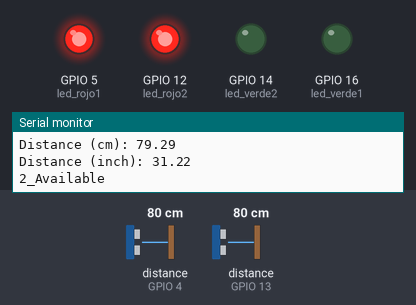
Simulated run of this sketch. Board: ESP8266 (NodeMCU). Parts: output pins drawn as LEDs (lit = HIGH), the last lines printed to the serial monitor. Wiring (inferred from the names in the program): 2 × ultrasonic range finder: trigger GPIO 0, echo GPIO 4 / trigger GPIO 2, echo GPIO 13. The inputs (shaded band) are chosen by the test bench; at power-on: distance to the obstacle (sensors on GPIO 4, GPIO 13) 80 cm. The echo pulse lasts 58.3 µs per cm; WiFi joins after 1.5 s; servers stay silent unless stated; pins used as bus, display or sensor lines are not drawn.

Above: at 2.7 s.
2.8 s: distance to the obstacle (sensor on GPIO 4) set to 12 cm
4.6 s: distance to the obstacle (sensor on GPIO 4) set to 9 cm
At 6.7 s:
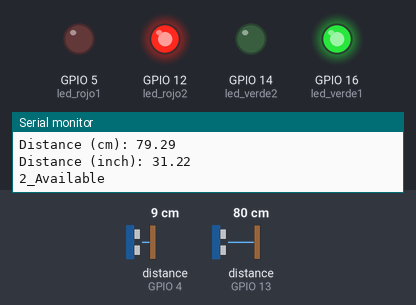
7.0 s: distance to the obstacle (sensor on GPIO 13) set to 12 cm
9.5 s: distance to the obstacle (sensor on GPIO 13) set to 9 cm
At 12.0 s:
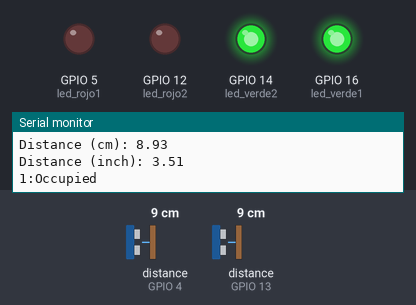
12.4 s: distance to the obstacle (sensor on GPIO 4) set to 18 cm
At 14.6 s:
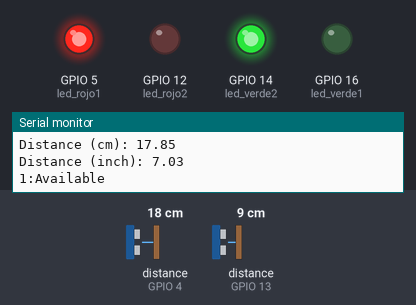
14.9 s: distance to the obstacle (sensor on GPIO 4) set to 2 cm
At 16.9 s:
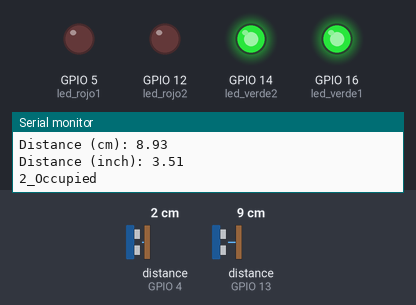
Timing chart, 0 to 18.4 s (numbered marks = the images above; inputs shaded):
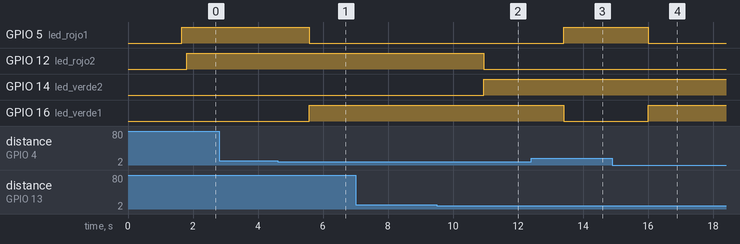

The sketch:

entrada_salida_sensor.ino
```cpp
#include <ESP8266WiFi.h>   //node mcu


#include "FirebaseESP8266.h"


//Firebase settings
 #define project "parkiate-ki-default-rtdb.firebaseio.com"
#define secret "zofO8ckeIRWjFSqMT92wgNcPCUgXfkyyICunMnKH"

#define ssid "Le Sserafim"
#define password "579!!Oo296"


FirebaseData data_park;

//Sensor1
const int trigPin1 = 0;
const int echoPin1 = 4;
const int led_verde1 = 16;
const int led_rojo1=5;

//Sensor2
const int trigPin2 = 2;
const int echoPin2 = 13;
const int led_verde2 = 14;
const int led_rojo2=12 ;

/*
const int trigPin3 = 14;
const int echoPin3 = 12;

const int trigPin4= 13;
const int echoPin4 = 15;


//const int trigPin5= 3;
//const int echoPin5 = 1;
*/
/*

{

        "-N-z1WyD84Z1_hHh4nkQ": {

        },
        "-N02aeTREkypDcfEQ8Ch": {

        },
        "-N02alg3lI1WRKBLKyWt": {

        },
        "-N02bNZNPsszn9wekk32": {

        },
        "-N02bSTo1QKk2_q4nAl5": {

        }
    }
}


*/


//Peticion /Parking_Status/id_parqueo/id_slot/estado
//Ejemplo:/Parking_Status/-Mq73KmXyn-fx7tlnIQn/-N-t_vx07IoxzsBpIURf/estado


//Id del parqueo

const String id_parqueo="-Mq73KmXyn-fx7tlnIQn";


// Id de los slots

//String id1= "-N-z1WyD84Z1_hHh4nkQ";

String id1= "sensor1";
String id2= "sensor2";


/*
String id2="-N02aeTREkypDcfEQ8Ch";

String id3 = "-N02alg3lI1WRKBLKyWt";

String id4= "-N02bNZNPsszn9wekk32";*/

//String id5= "-N02bSTo1QKk2_q4nAl5";

// Rutas para cambiar el valor   : /Parking_Status/parqueo1/p1

String doc1= "/Parking_Status/"+id_parqueo+"/"+id1+"/estado";

String doc2= "/Parking_Status/"+id_parqueo+"/"+id2+"/estado";
/*
String doc3= "/Parking_Status/"+id_parqueo+"/"+id3+"/estado";

String doc4= "/Parking_Status/"+id_parqueo+"/"+id4+"/estado";*/

//String doc5= "/Parking_Status/"+id_parqueo+"/"+id5+"/estado";


//define sound velocity in cm/uS
#define SOUND_VELOCITY 0.034
#define CM_TO_INCH 0.393701

long duration1;
float distanceCm1;
float distanceInch1;


long duration2;
float distanceCm2;
float distanceInch2;
/*
long duration3;
float distanceCm3;
float distanceInch3;

long duration4;
float distanceCm4;
float distanceInch4;


long duration5;
float distanceCm5;
float distanceInch5;*/


void setup() {
  Serial.begin(115200); // Starts the serial communication
  pinMode(trigPin1, OUTPUT); // Sets the trigPin as an Output
  pinMode(echoPin1, INPUT); // Sets the echoPin as an Input

  pinMode(led_verde1, OUTPUT); // Sets the echoPin as an Input

    pinMode(led_rojo1, OUTPUT); // Sets the echoPin as an Input


    pinMode(trigPin2, OUTPUT); // Sets the trigPin as an Output
  pinMode(echoPin2, INPUT); // Sets the echoPin as an Input*/

  pinMode(led_verde2, OUTPUT); // Sets the echoPin as an Input

      pinMode(led_rojo2, OUTPUT); // Sets the echoPin as an Input


  /*
    pinMode(trigPin3, OUTPUT); // Sets the trigPin as an Output
  pinMode(echoPin3, INPUT);

      pinMode(trigPin4, OUTPUT); // Sets the trigPin as an Output
  pinMode(echoPin4, INPUT);*/

  //    pinMode(trigPin5, OUTPUT); // Sets the trigPin as an Output
 // pinMode(echoPin5, INPUT);


   WiFi.begin(ssid,password);
  while(WiFi.status() != WL_CONNECTED)
  {
    delay(100);
    Serial.print(".");
  }

  Firebase.begin(project,secret);

}

void loop() {
  // Clears the trigPin
  digitalWrite(trigPin1, LOW);
  delayMicroseconds(2);
  // Sets the trigPin on HIGH state for 10 micro seconds
  digitalWrite(trigPin1, HIGH);
  delayMicroseconds(10);
  digitalWrite(trigPin1, LOW);

  // Reads the echoPin, returns the sound wave travel time in microseconds
  duration1 = pulseIn(echoPin1, HIGH);

  // Calculate the distance
  distanceCm1 = duration1 * SOUND_VELOCITY/2;

  // Convert to inches
  distanceInch1 = distanceCm1 * CM_TO_INCH;

  // Prints the distance on the Serial Monitor
  Serial.print("Distance (cm): ");
  Serial.println(distanceCm1);
  Serial.print("Distance (inch): ");
  Serial.println(distanceInch1);

      //Firebase.setFloat("distance", distancecm);

          //Firebase.setFloat(data_park,"/Parking_Status/espacio1", distanceCm );  // send string to firebase


    if (distanceCm1 < 10) {                      //if distance is less than 6cm then on led
        Serial.println("1:Occupied ");
                  Firebase.setBool(data_park,doc1, true );  // send bool to firebase

                  digitalWrite(led_verde1,HIGH);
                                     digitalWrite(led_rojo1,LOW);

  }

  else{                        //if distance is greater than 6cm then off led
        Serial.println("1:Available ");

                  Firebase.setBool(data_park,doc1, false );  // send bool to firebase

                                    digitalWrite(led_verde1,LOW);
                                                                         digitalWrite(led_rojo1,HIGH);


  }


    digitalWrite(trigPin2, LOW);
  delayMicroseconds(2);
  // Sets the trigPin on HIGH state for 10 micro seconds
  digitalWrite(trigPin2, HIGH);
  delayMicroseconds(10);
  digitalWrite(trigPin2, LOW);

  // Reads the echoPin, returns the sound wave travel time in microseconds
  duration2 = pulseIn(echoPin2, HIGH);

  // Calculate the distance
  distanceCm2 = duration2 * SOUND_VELOCITY/2;

  // Convert to inches
  distanceInch2 = distanceCm2 * CM_TO_INCH;

  // Prints the distance on the Serial Monitor
  Serial.print("Distance (cm): ");
  Serial.println(distanceCm2);
  Serial.print("Distance (inch): ");
  Serial.println(distanceInch2);

      //Firebase.setFloat("distance", distancecm);

          //Firebase.setFloat(data_park,doc2, distanceCm );  // send bool to firebase


    if (distanceCm2 < 10) {                      //if distance is less than 6cm then on led
        Serial.println("2_Occupied ");
                  Firebase.setBool(data_park,doc2, true );  // send bool to firebase
  digitalWrite(led_verde2,HIGH);
                                     digitalWrite(led_rojo2,LOW);


  }

 else {                        //if distance is greater than 6cm then off led
        Serial.println("2_Available ");

                  Firebase.setBool(data_park,doc2, false );  // send bool to firebase

        digitalWrite(led_verde2,LOW);
                                                                         digitalWrite(led_rojo2,HIGH);

  }


 // delay(1000);


/*
    digitalWrite(trigPin3, LOW);
  delayMicroseconds(2);
  // Sets the trigPin on HIGH state for 10 micro seconds
  digitalWrite(trigPin3, HIGH);
  delayMicroseconds(10);
  digitalWrite(trigPin3, LOW);

  // Reads the echoPin, returns the sound wave travel time in microseconds
  duration3 = pulseIn(echoPin3, HIGH);

  // Calculate the distance
  distanceCm3 = duration3 * SOUND_VELOCITY/2;

  // Convert to inches
  distanceInch3 = distanceCm3 * CM_TO_INCH;

  // Prints the distance on the Serial Monitor
  Serial.print("Distance (cm): ");
  Serial.println(distanceCm3);
  Serial.print("Distance (inch): ");
  Serial.println(distanceInch3);

      //Firebase.setFloat("distance", distancecm);

          //Firebase.setFloat(data_park,doc2, distanceCm );  // send bool to firebase


    if (distanceCm3 < 10) {                      //if distance is less than 6cm then on led
        Serial.println("3_Occupied ");
                  Firebase.setBool(data_park,doc3, false );  // send bool to firebase

  }

  if (distanceCm3 > 10) {                        //if distance is greater than 6cm then off led
        Serial.println("3_Available ");

                  Firebase.setBool(data_park,doc3, true );  // send bool to firebase

  }


  digitalWrite(trigPin4, LOW);
  delayMicroseconds(2);
  // Sets the trigPin on HIGH state for 10 micro seconds
  digitalWrite(trigPin4, HIGH);
  delayMicroseconds(10);
  digitalWrite(trigPin4, LOW);

  // Reads the echoPin, returns the sound wave travel time in microseconds
  duration4 = pulseIn(echoPin4, HIGH);

  // Calculate the distance
  distanceCm4 = duration4 * SOUND_VELOCITY/2;

  // Convert to inches
  distanceInch4 = distanceCm4 * CM_TO_INCH;

  // Prints the distance on the Serial Monitor
  Serial.print("Distance (cm): ");
  Serial.println(distanceCm4);
  Serial.print("Distance (inch): ");
  Serial.println(distanceInch4);

      //Firebase.setFloat("distance", distancecm);

          //Firebase.setFloat(data_park,doc2, distanceCm );  // send bool to firebase


    if (distanceCm4 < 10) {                      //if distance is less than 6cm then on led
        Serial.println("4_Occupied ");
                  Firebase.setBool(data_park,doc4, false );  // send bool to firebase

  }

  if (distanceCm4 > 10) {                        //if distance is greater than 6cm then off led
        Serial.println("4_Available ");

                  Firebase.setBool(data_park,doc4, true );  // send bool to firebase

  }*/

  /*
  digitalWrite(trigPin5, LOW);
  delayMicroseconds(2);
  // Sets the trigPin on HIGH state for 10 micro seconds
  digitalWrite(trigPin5, HIGH);
  delayMicroseconds(10);
  digitalWrite(trigPin5, LOW);

  // Reads the echoPin, returns the sound wave travel time in microseconds
  duration5 = pulseIn(echoPin5, HIGH);

  // Calculate the distance
  distanceCm5 = duration5 * SOUND_VELOCITY/2;

  // Convert to inches
  distanceInch5 = distanceCm5 * CM_TO_INCH;

  // Prints the distance on the Serial Monitor
  Serial.print("Distance (cm): ");
  Serial.println(distanceCm5);
  Serial.print("Distance (inch): ");
  Serial.println(distanceInch5);

      //Firebase.setFloat("distance", distancecm);

          //Firebase.setFloat(data_park,doc2, distanceCm );  // send bool to firebase


    if (distanceCm5 < 10) {                      //if distance is less than 6cm then on led
        Serial.println("5_Occupied ");
                  Firebase.setBool(data_park,doc5, false );  // send bool to firebase

  }

  if (distanceCm5 > 10) {                        //if distance is greater than 6cm then off led
        Serial.println("5_Available ");

                  Firebase.setBool(data_park,doc5, true );  // send bool to firebase

  }

*/

  delay(1000);


}


/*
//#include <LiquidCrystal.h>


#include "FirebaseESP8266.h"
#include <ESP8266WiFi.h>

#include <Servo.h>
#include <LiquidCrystal_I2C.h>
#include <Wire.h>


#define FIREBASE_HOST "parkiate-ki-default-rtdb.firebaseio.com"                 // the project name address from firebase id
#define FIREBASE_AUTH "zofO8ckeIRWjFSqMT92wgNcPCUgXfkyyICunMnKH"            // the secret key generated from firebase

#define WIFI_SSID "hEzt@ es m1 rhed (es jaker))"                                             // input your home or public wifi name
#define WIFI_PASSWORD "579!!Oo296"                                    //password for Wifi
String Available = "";                                                  //availability string
String fireAvailable = "";


LiquidCrystal_I2C lcd(0x27, 16, 2);         //i2c display address 27 and 16x2 lcd display
Servo myservo;                          //servo as gate
Servo myservos;                               //servo as gate
int Empty;                            //available space integer
int allSpace = 90;
int countYes = 0;
int carEnter = D0;                      // entry sensor
int carExited = D4;                   //exi sensor
int TRIG = D7;                  //ultrasonic trig  pin
int ECHO = D8;                // ultrasonic echo pin
int led = D3;                 // spot occupancy signal
int pos;
int pos1;

long duration, distance;

FirebaseData ldr_data;


void setup() {
  delay(1000);
  Serial.begin (115200);     // serial debugging
  Wire.begin(D2, D1);       // i2c start
  myservo.attach(D6);      // servo pin to D6
  myservos.attach(D5);       // servo pin to D5
  pinMode(TRIG, OUTPUT);      // trig pin as output
  pinMode(ECHO, INPUT);         // echo pin as input
  pinMode(led, OUTPUT);         // spot indication
  pinMode(carExited, INPUT);    // ir as input
  pinMode(carEnter, INPUT);     // ir as input

  WiFi.begin(WIFI_SSID, WIFI_PASSWORD);                                     //try to connect with wifi
  Serial.print("Connecting to ");
  Serial.print(WIFI_SSID);                          // display ssid
  while (WiFi.status() != WL_CONNECTED) {
    Serial.print(".");                          // if not connected print this
    delay(500);
  }
  Serial.println();
  Serial.print("Connected to ");
  Serial.println(WIFI_SSID);
  Serial.print("IP Address is : ");
  Serial.println(WiFi.localIP());                                            //print local IP address
  Firebase.begin(FIREBASE_HOST, FIREBASE_AUTH);        // begin firebase authentication

  lcd.begin(16,2);                           //begin lcd
  lcd.home();
  lcd.setCursor(0, 0);                      // 0th row and 0thh column
  lcd.print("Smart Parking");
}

void loop() {

  digitalWrite(TRIG, LOW);         // make trig pin low
  delayMicroseconds(2);
  digitalWrite(TRIG, HIGH);        // make trig pin high
  delayMicroseconds(10);
  digitalWrite(TRIG, LOW);
  duration = pulseIn(ECHO, HIGH);
  distance = (duration / 2) / 29.1;      // take distance in cm

    Serial.print("Centi meter: ");
    Serial.println(distance);

  int carEntry = digitalRead(carEnter);      // read ir input
  if (carEntry == HIGH) {                     // if high then count and send data
    countYes++;                             //increment count
    Serial.print("Car Entered = " ); Serial.println(countYes );
    lcd.setCursor(0, 1);
    lcd.print("Car Entered");
    for (pos = 140; pos >= 45; pos -= 1) {        // change servo position
      myservos.write(pos);
      delay(5);
    }
    delay(2000);

    for (pos = 45; pos <= 140; pos += 1) {       // change servo position
      // in steps of 1 degree
      myservos.write(pos);
      delay(5);
    }

    Firebase.pushString(ldr_data,"/Parking Status/",fireAvailable );    // send string to firebase
    lcd.clear();
  }
  int carExit = digitalRead(carExited);              //read exit ir sensor
  if (carExit == HIGH) {                            //if high then count and send
    countYes--;                                    //decrement count
    Serial.print("Car Exited = " ); Serial.println(countYes);
    lcd.setCursor(0, 1);
    lcd.print("Car Exited");
    for (pos1 = 140; pos1 >= 45; pos1 -= 1) {         // change servo position
      myservo.write(pos1);
      delay(5);
    }
    delay(2000);

    for (pos1 = 45; pos1 <= 140; pos1 += 1) {            // change servo position
      // in steps of 1 degree
      myservo.write(pos1);
      delay(5);
    }
    Firebase.pushString(ldr_data,"/Parking Status/", fireAvailable );  // send string to firebase
    lcd.clear();
  }
  if (distance < 6) {                      //if distance is less than 6cm then on led
        Serial.println("Occupied ");
    digitalWrite(led, HIGH);
  }

  if (distance > 6) {                        //if distance is greater than 6cm then off led
        Serial.println("Available ");
    digitalWrite(led, LOW);
  }

  Empty = allSpace - countYes;         //calculate available data

  Available = String("Available= ") + String(Empty) + String("/") + String(allSpace);       // convert the int to string
  fireAvailable = String("Available=") + String(Empty) + String("/") + String(allSpace);

  lcd.setCursor(0, 0);
  lcd.print(Available);                 //print available data to lcd

}


*/


/*

FirebaseData ldr_data;

#define project "parkiate-ki-default-rtdb.firebaseio.com"
#define secret "zofO8ckeIRWjFSqMT92wgNcPCUgXfkyyICunMnKH"

#define ssid "hEzt@ es m1 rhed (es jaker))"
#define password "579!!Oo296"

void setup()
{
  Serial.begin(115200);

  WiFi.begin(ssid,password);
  while(WiFi.status() != WL_CONNECTED)
  {
    delay(100);
    Serial.print(".");
  }

  Firebase.begin(project,secret);
}

void loop(){
  Serial.println("Firebase Connected");

  int value = analogRead(A0);
  Serial.println(value);
  Firebase.setString(ldr_data,"/LDR/LDR",value);

   // Firebase.pushString(ldr_data,"/LDR/LDR",value);

}


*/


/*
#define username "internet_of_things"
#define password "1234567890"

ESP8266WebServer server;

String ledwebpage="<html><head><title> My first Webpage </title></head><body style=\"background-color:green\"><center><h1> IoT Led control </h1></center><form><center><button style=\"font-size:60\" type=\"submit\" value=\"0\" name=\"state\"> Led On </button><button style=\"font-size:60\" type=\"submit\" value=\"1\" name=\"state\"> Led Off </button></center></form></body></html>";

void setup()
{
  Serial.begin(115200);
  pinMode(16,OUTPUT);
  WiFi.softAP(username,password);
  Serial.println(WiFi.softAPIP());
  server.begin();
  server.on("/led",Led);
}

void loop()
{
  server.handleClient();
}

void Led()
{
  server.send(200,"text/html",ledwebpage);

  if((server.arg("state")=="0"))
  {
    digitalWrite(16,LOW);
  }
  else
  {
    digitalWrite(16,HIGH);
  }
}
*/


/*

void setup()
{
  pinMode(16,OUTPUT);            // Make pin 16 as an output pin
  Serial.begin(115200);          // Start the serial Communication
}

void loop()
{
  digitalWrite(16,LOW);         //Make pin 16 low to turn on the Led
  Serial.println("Led on");     // Print "led on" on the serial Monitor
}*/
```

Measured:
- the behaviour switches between 11 and 10 cm on distance to the obstacle (sensor on GPIO 4) (found by bisection; images 0 and 1)
- the behaviour switches between 11 and 10 cm on distance to the obstacle (sensor on GPIO 13) (found by bisection; images 1 and 2)
- after the input at 4.6 s, GPIO 5 (led_rojo1): HIGH → LOW after 0.98 s; GPIO 16 (led_verde1): LOW → HIGH after 0.98 s
- after the input at 9.5 s, GPIO 12 (led_rojo2): HIGH → LOW after 1.5 s; GPIO 14 (led_verde2): LOW → HIGH after 1.5 s
- after the input at 12.4 s, GPIO 5 (led_rojo1): LOW → HIGH after 1.0 s; GPIO 16 (led_verde1): HIGH → LOW after 1.0 s
- after the input at 14.9 s, GPIO 5 (led_rojo1): HIGH → LOW after 1.1 s; GPIO 16 (led_verde1): LOW → HIGH after 1.1 s
